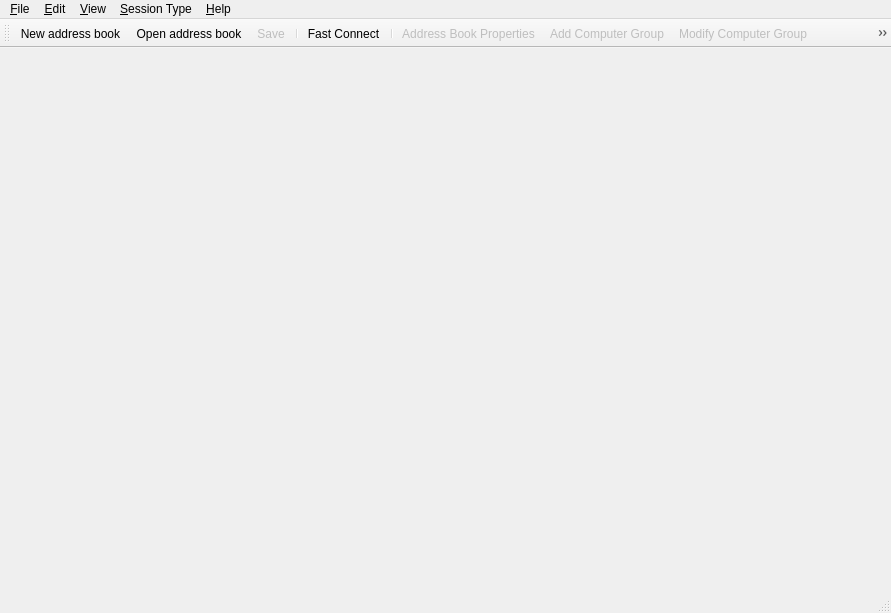
<?xml version="1.0" encoding="UTF-8"?>
<ui version="4.0">
 <class>ConsoleWindow</class>
 <widget class="QMainWindow" name="ConsoleWindow">
  <property name="geometry">
   <rect>
    <x>0</x>
    <y>0</y>
    <width>891</width>
    <height>613</height>
   </rect>
  </property>
  <property name="windowTitle">
   <string>Aspia Console</string>
  </property>
  <widget class="QWidget" name="central_widget">
   <layout class="QVBoxLayout" name="verticalLayout_2">
    <property name="spacing">
     <number>0</number>
    </property>
    <property name="leftMargin">
     <number>0</number>
    </property>
    <property name="topMargin">
     <number>0</number>
    </property>
    <property name="rightMargin">
     <number>0</number>
    </property>
    <property name="bottomMargin">
     <number>0</number>
    </property>
    <item>
     <widget class="QTabWidget" name="tab_widget">
      <property name="currentIndex">
       <number>-1</number>
      </property>
      <property name="documentMode">
       <bool>true</bool>
      </property>
      <property name="tabsClosable">
       <bool>true</bool>
      </property>
      <property name="movable">
       <bool>true</bool>
      </property>
     </widget>
    </item>
   </layout>
  </widget>
  <widget class="QMenuBar" name="menu_bar">
   <property name="geometry">
    <rect>
     <x>0</x>
     <y>0</y>
     <width>891</width>
     <height>21</height>
    </rect>
   </property>
   <widget class="QMenu" name="menu_file">
    <property name="title">
     <string>&amp;File</string>
    </property>
    <addaction name="action_new"/>
    <addaction name="action_open"/>
    <addaction name="action_save"/>
    <addaction name="action_save_as"/>
    <addaction name="action_close"/>
    <addaction name="separator"/>
    <addaction name="action_fast_connect"/>
    <addaction name="separator"/>
    <addaction name="action_exit"/>
   </widget>
   <widget class="QMenu" name="menu_edit">
    <property name="title">
     <string>&amp;Edit</string>
    </property>
    <addaction name="action_address_book_properties"/>
    <addaction name="separator"/>
    <addaction name="action_add_computer_group"/>
    <addaction name="action_modify_computer_group"/>
    <addaction name="action_delete_computer_group"/>
    <addaction name="separator"/>
    <addaction name="action_add_computer"/>
    <addaction name="action_modify_computer"/>
    <addaction name="action_delete_computer"/>
   </widget>
   <widget class="QMenu" name="menu_session_type">
    <property name="title">
     <string>&amp;Session Type</string>
    </property>
    <addaction name="action_desktop_manage"/>
    <addaction name="action_desktop_view"/>
    <addaction name="action_file_transfer"/>
    <addaction name="action_system_info"/>
   </widget>
   <widget class="QMenu" name="menu_help">
    <property name="title">
     <string>&amp;Help</string>
    </property>
    <addaction name="action_online_help"/>
    <addaction name="separator"/>
    <addaction name="action_about"/>
   </widget>
   <widget class="QMenu" name="menu_view">
    <property name="title">
     <string>&amp;View</string>
    </property>
    <widget class="QMenu" name="menu_language">
     <property name="title">
      <string>&amp;Language</string>
     </property>
     <property name="icon">
      <iconset resource="../resources/resources.qrc">
       <normaloff>:/icon/locale.png</normaloff>:/icon/locale.png</iconset>
     </property>
    </widget>
    <addaction name="menu_language"/>
    <addaction name="action_toolbar"/>
    <addaction name="action_statusbar"/>
    <addaction name="separator"/>
    <addaction name="action_show_tray_icon"/>
    <addaction name="action_minimize_to_tray"/>
   </widget>
   <addaction name="menu_file"/>
   <addaction name="menu_edit"/>
   <addaction name="menu_view"/>
   <addaction name="menu_session_type"/>
   <addaction name="menu_help"/>
  </widget>
  <widget class="aspia::ConsoleStatusBar" name="status_bar"/>
  <widget class="QToolBar" name="tool_bar">
   <property name="windowTitle">
    <string>Tool Bar</string>
   </property>
   <property name="iconSize">
    <size>
     <width>16</width>
     <height>16</height>
    </size>
   </property>
   <attribute name="toolBarArea">
    <enum>TopToolBarArea</enum>
   </attribute>
   <attribute name="toolBarBreak">
    <bool>false</bool>
   </attribute>
   <addaction name="action_new"/>
   <addaction name="action_open"/>
   <addaction name="action_save"/>
   <addaction name="separator"/>
   <addaction name="action_fast_connect"/>
   <addaction name="separator"/>
   <addaction name="action_address_book_properties"/>
   <addaction name="action_add_computer_group"/>
   <addaction name="action_modify_computer_group"/>
   <addaction name="action_delete_computer_group"/>
   <addaction name="action_add_computer"/>
   <addaction name="action_modify_computer"/>
   <addaction name="action_delete_computer"/>
   <addaction name="separator"/>
   <addaction name="action_desktop_manage"/>
   <addaction name="action_desktop_view"/>
   <addaction name="action_file_transfer"/>
   <addaction name="action_system_info"/>
   <addaction name="separator"/>
   <addaction name="action_about"/>
   <addaction name="action_exit"/>
  </widget>
  <action name="action_new">
   <property name="icon">
    <iconset resource="../resources/resources.qrc">
     <normaloff>:/icon/document.png</normaloff>:/icon/document.png</iconset>
   </property>
   <property name="text">
    <string>&amp;New address book</string>
   </property>
   <property name="shortcut">
    <string>Ctrl+N</string>
   </property>
  </action>
  <action name="action_open">
   <property name="icon">
    <iconset resource="../resources/resources.qrc">
     <normaloff>:/icon/open.png</normaloff>:/icon/open.png</iconset>
   </property>
   <property name="text">
    <string>&amp;Open address book...</string>
   </property>
   <property name="shortcut">
    <string>Ctrl+O</string>
   </property>
  </action>
  <action name="action_save">
   <property name="enabled">
    <bool>false</bool>
   </property>
   <property name="icon">
    <iconset resource="../resources/resources.qrc">
     <normaloff>:/icon/disk.png</normaloff>:/icon/disk.png</iconset>
   </property>
   <property name="text">
    <string>&amp;Save</string>
   </property>
   <property name="shortcut">
    <string>Ctrl+S</string>
   </property>
  </action>
  <action name="action_save_as">
   <property name="enabled">
    <bool>false</bool>
   </property>
   <property name="text">
    <string>Save &amp;as...</string>
   </property>
   <property name="shortcut">
    <string>Ctrl+Alt+S</string>
   </property>
  </action>
  <action name="action_close">
   <property name="enabled">
    <bool>false</bool>
   </property>
   <property name="text">
    <string>&amp;Close</string>
   </property>
   <property name="shortcut">
    <string>Ctrl+W</string>
   </property>
  </action>
  <action name="action_exit">
   <property name="icon">
    <iconset resource="../resources/resources.qrc">
     <normaloff>:/icon/exit.png</normaloff>:/icon/exit.png</iconset>
   </property>
   <property name="text">
    <string>&amp;Exit</string>
   </property>
  </action>
  <action name="action_add_computer_group">
   <property name="enabled">
    <bool>false</bool>
   </property>
   <property name="icon">
    <iconset resource="../resources/resources.qrc">
     <normaloff>:/icon/folder-plus.png</normaloff>:/icon/folder-plus.png</iconset>
   </property>
   <property name="text">
    <string>Add Computer Group</string>
   </property>
  </action>
  <action name="action_modify_computer_group">
   <property name="enabled">
    <bool>false</bool>
   </property>
   <property name="icon">
    <iconset resource="../resources/resources.qrc">
     <normaloff>:/icon/folder-pencil.png</normaloff>:/icon/folder-pencil.png</iconset>
   </property>
   <property name="text">
    <string>Modify Computer Group</string>
   </property>
  </action>
  <action name="action_delete_computer_group">
   <property name="enabled">
    <bool>false</bool>
   </property>
   <property name="icon">
    <iconset resource="../resources/resources.qrc">
     <normaloff>:/icon/folder-minus.png</normaloff>:/icon/folder-minus.png</iconset>
   </property>
   <property name="text">
    <string>Delete Computer Group</string>
   </property>
  </action>
  <action name="action_add_computer">
   <property name="enabled">
    <bool>false</bool>
   </property>
   <property name="icon">
    <iconset resource="../resources/resources.qrc">
     <normaloff>:/icon/computer-plus.png</normaloff>:/icon/computer-plus.png</iconset>
   </property>
   <property name="text">
    <string>Add Computer</string>
   </property>
  </action>
  <action name="action_modify_computer">
   <property name="enabled">
    <bool>false</bool>
   </property>
   <property name="icon">
    <iconset resource="../resources/resources.qrc">
     <normaloff>:/icon/computer-pencil.png</normaloff>:/icon/computer-pencil.png</iconset>
   </property>
   <property name="text">
    <string>Modify Computer</string>
   </property>
  </action>
  <action name="action_delete_computer">
   <property name="enabled">
    <bool>false</bool>
   </property>
   <property name="icon">
    <iconset resource="../resources/resources.qrc">
     <normaloff>:/icon/computer-minus.png</normaloff>:/icon/computer-minus.png</iconset>
   </property>
   <property name="text">
    <string>Delete Computer</string>
   </property>
  </action>
  <action name="action_desktop_manage">
   <property name="checkable">
    <bool>true</bool>
   </property>
   <property name="checked">
    <bool>true</bool>
   </property>
   <property name="icon">
    <iconset resource="../resources/resources.qrc">
     <normaloff>:/icon/monitor-keyboard.png</normaloff>:/icon/monitor-keyboard.png</iconset>
   </property>
   <property name="text">
    <string>Desktop &amp;Manage</string>
   </property>
  </action>
  <action name="action_desktop_view">
   <property name="checkable">
    <bool>true</bool>
   </property>
   <property name="icon">
    <iconset resource="../resources/resources.qrc">
     <normaloff>:/icon/monitor.png</normaloff>:/icon/monitor.png</iconset>
   </property>
   <property name="text">
    <string>Desktop &amp;View</string>
   </property>
  </action>
  <action name="action_file_transfer">
   <property name="checkable">
    <bool>true</bool>
   </property>
   <property name="icon">
    <iconset resource="../resources/resources.qrc">
     <normaloff>:/icon/folder-stand.png</normaloff>:/icon/folder-stand.png</iconset>
   </property>
   <property name="text">
    <string>&amp;File Transfer</string>
   </property>
  </action>
  <action name="action_online_help">
   <property name="icon">
    <iconset resource="../resources/resources.qrc">
     <normaloff>:/icon/lifebuoy.png</normaloff>:/icon/lifebuoy.png</iconset>
   </property>
   <property name="text">
    <string>&amp;Online Help...</string>
   </property>
   <property name="shortcut">
    <string>F1</string>
   </property>
  </action>
  <action name="action_about">
   <property name="icon">
    <iconset resource="../resources/resources.qrc">
     <normaloff>:/icon/about.png</normaloff>:/icon/about.png</iconset>
   </property>
   <property name="text">
    <string>&amp;About</string>
   </property>
  </action>
  <action name="action_address_book_properties">
   <property name="enabled">
    <bool>false</bool>
   </property>
   <property name="icon">
    <iconset resource="../resources/resources.qrc">
     <normaloff>:/icon/book-pencil.png</normaloff>:/icon/book-pencil.png</iconset>
   </property>
   <property name="text">
    <string>Address Book Properties</string>
   </property>
  </action>
  <action name="action_desktop_manage_connect">
   <property name="icon">
    <iconset resource="../resources/resources.qrc">
     <normaloff>:/icon/monitor-keyboard.png</normaloff>:/icon/monitor-keyboard.png</iconset>
   </property>
   <property name="text">
    <string>Desktop Manage</string>
   </property>
   <property name="toolTip">
    <string>Desktop Manage</string>
   </property>
  </action>
  <action name="action_desktop_view_connect">
   <property name="icon">
    <iconset resource="../resources/resources.qrc">
     <normaloff>:/icon/monitor.png</normaloff>:/icon/monitor.png</iconset>
   </property>
   <property name="text">
    <string>Desktop View</string>
   </property>
   <property name="toolTip">
    <string>Desktop View</string>
   </property>
  </action>
  <action name="action_file_transfer_connect">
   <property name="icon">
    <iconset resource="../resources/resources.qrc">
     <normaloff>:/icon/folder-stand.png</normaloff>:/icon/folder-stand.png</iconset>
   </property>
   <property name="text">
    <string>File Transfer</string>
   </property>
   <property name="toolTip">
    <string>File Transfer</string>
   </property>
  </action>
  <action name="action_toolbar">
   <property name="checkable">
    <bool>true</bool>
   </property>
   <property name="checked">
    <bool>false</bool>
   </property>
   <property name="text">
    <string>Tool Bar</string>
   </property>
  </action>
  <action name="action_statusbar">
   <property name="checkable">
    <bool>true</bool>
   </property>
   <property name="checked">
    <bool>false</bool>
   </property>
   <property name="text">
    <string>Status Bar</string>
   </property>
  </action>
  <action name="action_fast_connect">
   <property name="icon">
    <iconset resource="../resources/resources.qrc">
     <normaloff>:/icon/plug-disconnect.png</normaloff>:/icon/plug-disconnect.png</iconset>
   </property>
   <property name="text">
    <string>Fast Connect...</string>
   </property>
  </action>
  <action name="action_system_info">
   <property name="checkable">
    <bool>true</bool>
   </property>
   <property name="icon">
    <iconset resource="../resources/resources.qrc">
     <normaloff>:/icon/system-monitor.png</normaloff>:/icon/system-monitor.png</iconset>
   </property>
   <property name="text">
    <string>&amp;System Information</string>
   </property>
  </action>
  <action name="action_system_info_connect">
   <property name="icon">
    <iconset resource="../resources/resources.qrc">
     <normaloff>:/icon/system-monitor.png</normaloff>:/icon/system-monitor.png</iconset>
   </property>
   <property name="text">
    <string>System Information</string>
   </property>
  </action>
  <action name="action_show_tray_icon">
   <property name="checkable">
    <bool>true</bool>
   </property>
   <property name="text">
    <string>Show tray icon</string>
   </property>
  </action>
  <action name="action_minimize_to_tray">
   <property name="checkable">
    <bool>true</bool>
   </property>
   <property name="text">
    <string>Minimize to tray</string>
   </property>
  </action>
  <action name="action_show_hide">
   <property name="text">
    <string>Hide</string>
   </property>
  </action>
 </widget>
 <layoutdefault spacing="6" margin="11"/>
 <customwidgets>
  <customwidget>
   <class>aspia::ConsoleStatusBar</class>
   <extends>QStatusBar</extends>
   <header>console/console_statusbar.h</header>
  </customwidget>
 </customwidgets>
 <resources>
  <include location="../resources/resources.qrc"/>
 </resources>
 <connections/>
</ui>
